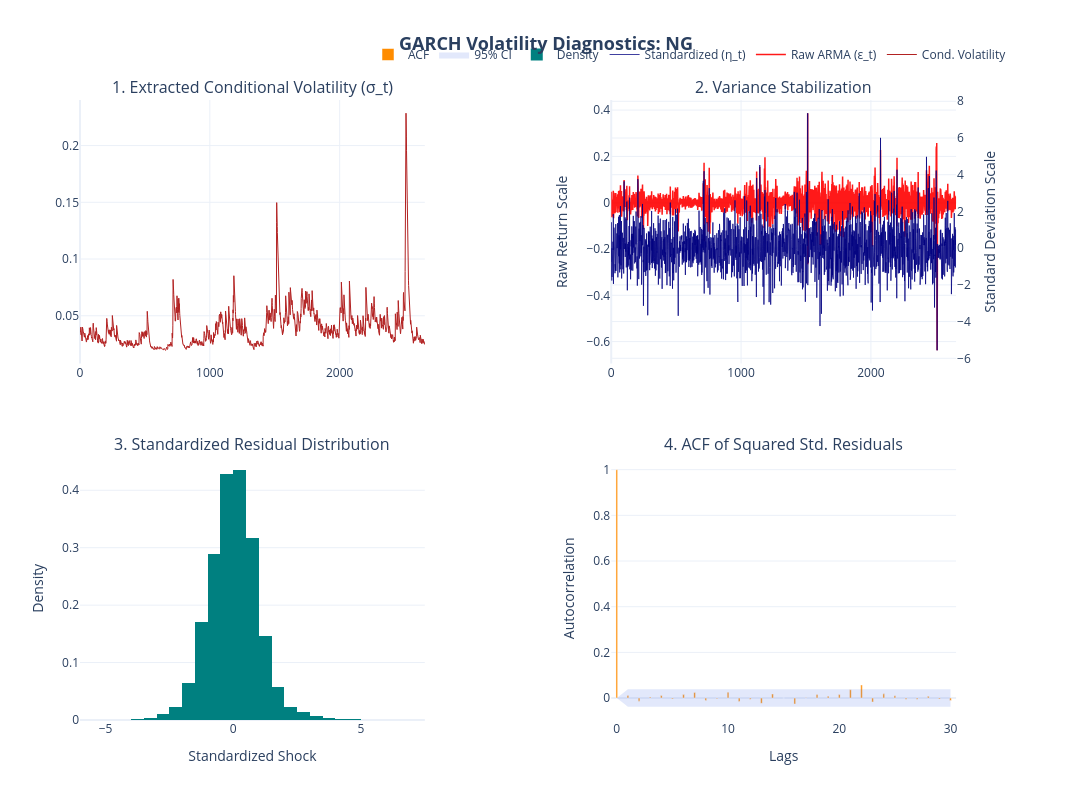
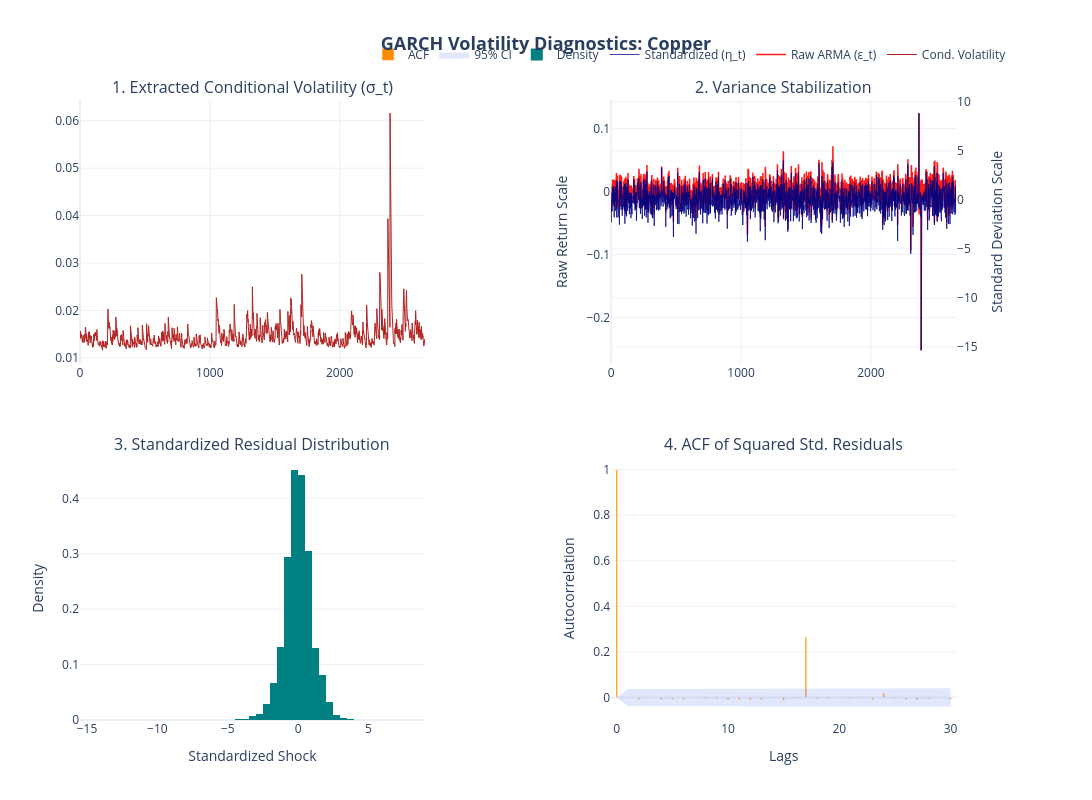
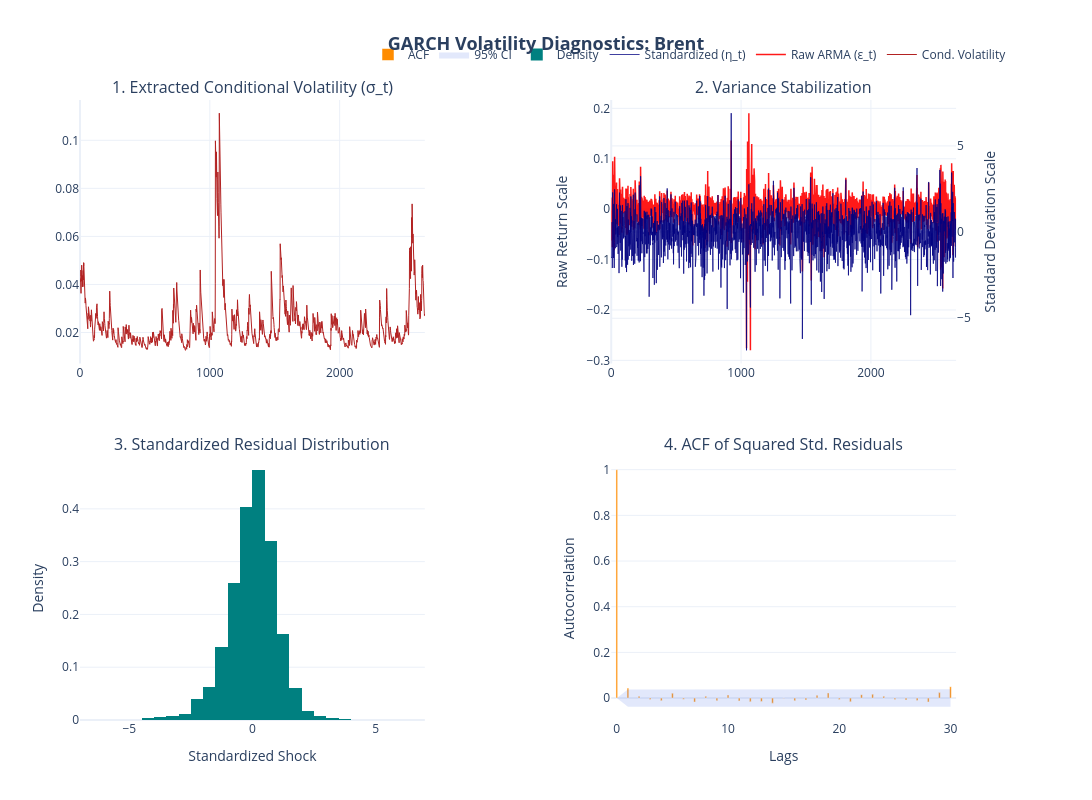
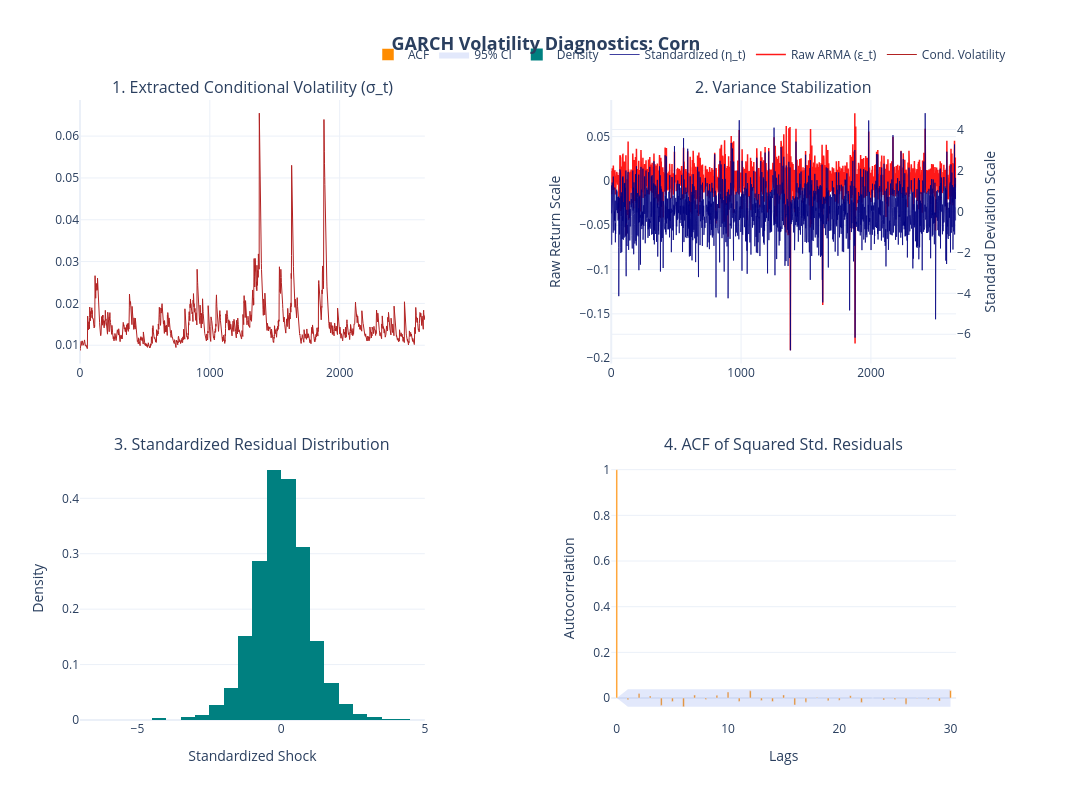

Source (notebook cell) for these figures, in order:
### Code cell
for _name in arma_dict.keys():
    visualize_garch_diagnostics_plotly(arch_dict, _name, arma_dict.get(_name)[2])

### Figure 1 — Plotly figure (JSON) as saved in the notebook; plotly's stock layout.template omitted (floating-point values rounded to 4 significant figures; data arrays with more than 128 entries replaced by an {"elided": "..."} marker saying what was removed)
{"data": [{"line": {"color": "firebrick", "width": 1}, "mode": "lines", "name": "Cond. Volatility", "type": "scatter", "xaxis": "x", "y": {"elided": "2657 float values"}, "yaxis": "y"}, {"line": {"color": "red", "width": 1.5}, "mode": "lines", "name": "Raw ARMA (ε_t)", "opacity": 0.9, "type": "scatter", "xaxis": "x2", "y": {"elided": "2657 float values"}, "yaxis": "y2"}, {"line": {"color": "navy", "width": 1}, "mode": "lines", "name": "Standardized (η_t)", "opacity": 0.75, "type": "scatter", "xaxis": "x2", "y": {"elided": "2657 float values"}, "yaxis": "y3"}, {"histnorm": "probability density", "marker": {"color": "teal"}, "name": "Density", "nbinsx": 50, "type": "histogram", "x": {"elided": "2657 float values"}, "xaxis": "x3", "yaxis": "y4"}, {"hoverinfo": "skip", "line": {"color": "rgba(0,0,0,0)"}, "mode": "lines", "showlegend": false, "type": "scatter", "x": [0, 1, 2, 3, 4, 5, 6, 7, 8, 9, 10, 11, 12, 13, 14, 15, 16, 17, 18, 19, 20, 21, 22, 23, 24, 25, 26, 27, 28, 29, 30], "xaxis": "x4", "y": [0.0, 0.03802, 0.03803, 0.03803, 0.03804, 0.03804, 0.03804, 0.03805, 0.03807, 0.03808, 0.03808, 0.0381, 0.03811, 0.03811, 0.03813, 0.03815, 0.03815, 0.03817, 0.03817, 0.03818, 0.03818, 0.03819, 0.03824, 0.03837, 0.03838, 0.03839, 0.0384, 0.0384, 0.0384, 0.0384, 0.0384], "yaxis": "y5"}, {"fill": "tonexty", "fillcolor": "rgba(65, 105, 225, 0.15)", "hoverinfo": "skip", "line": {"color": "rgba(0,0,0,0)"}, "mode": "lines", "name": "95% CI", "type": "scatter", "x": [0, 1, 2, 3, 4, 5, 6, 7, 8, 9, 10, 11, 12, 13, 14, 15, 16, 17, 18, 19, 20, 21, 22, 23, 24, 25, 26, 27, 28, 29, 30], "xaxis": "x4", "y": [-0.0, -0.03802, -0.03803, -0.03803, -0.03804, -0.03804, -0.03804, -0.03805, -0.03807, -0.03808, -0.03808, -0.0381, -0.03811, -0.03811, -0.03813, -0.03815, -0.03815, -0.03817, -0.03817, -0.03818, -0.03818, -0.03819, -0.03824, -0.03837, -0.03838, -0.03839, -0.0384, -0.0384, -0.0384, -0.0384, -0.0384], "yaxis": "y5"}, {"marker": {"color": "darkorange"}, "name": "ACF", "type": "bar", "width": 0.15, "x": [0, 1, 2, 3, 4, 5, 6, 7, 8, 9, 10, 11, 12, 13, 14, 15, 16, 17, 18, 19, 20, 21, 22, 23, 24, 25, 26, 27, 28, 29, 30], "xaxis": "x4", "y": [1.0, 0.01075, -0.01361, 0.00455, 0.01102, -0.003821, 0.01503, 0.02485, -0.01049, -0.003095, 0.02573, -0.01526, -0.005402, -0.02328, 0.01784, 0.0004393, -0.02601, 0.001276, 0.01565, 0.008346, 0.01581, 0.03645, 0.05762, -0.01721, 0.01839, 0.01028, -0.005192, -0.005378, 0.007581, -0.004635, -0.01058], "yaxis": "y5"}], "layout": {"annotations": [{"font": {"size": 16}, "showarrow": false, "text": "1. Extracted Conditional Volatility (σ_t)", "x": 0.185, "xanchor": "center", "xref": "paper", "y": 1, "yanchor": "bottom", "yref": "paper"}, {"font": {"size": 16}, "showarrow": false, "text": "2. Variance Stabilization", "x": 0.755, "xanchor": "center", "xref": "paper", "y": 1, "yanchor": "bottom", "yref": "paper"}, {"font": {"size": 16}, "showarrow": false, "text": "3. Standardized Residual Distribution", "x": 0.185, "xanchor": "center", "xref": "paper", "y": 0.425, "yanchor": "bottom", "yref": "paper"}, {"font": {"size": 16}, "showarrow": false, "text": "4. ACF of Squared Std. Residuals", "x": 0.755, "xanchor": "center", "xref": "paper", "y": 0.425, "yanchor": "bottom", "yref": "paper"}], "height": 800, "legend": {"orientation": "h", "x": 1, "xanchor": "right", "y": 1.05, "yanchor": "bottom"}, "showlegend": true, "title": {"font": {"size": 18}, "text": "<b>GARCH Volatility Diagnostics: NG</b>", "x": 0.5}, "width": 1200, "xaxis": {"anchor": "y", "domain": [0, 0.37]}, "xaxis2": {"anchor": "y2", "domain": [0.57, 0.94]}, "xaxis3": {"anchor": "y4", "domain": [0, 0.37], "title": {"text": "Standardized Shock"}}, "xaxis4": {"anchor": "y5", "domain": [0.57, 0.94], "title": {"text": "Lags"}}, "yaxis": {"anchor": "x", "domain": [0.575, 1]}, "yaxis2": {"anchor": "x2", "domain": [0.575, 1], "title": {"text": "Raw Return Scale"}}, "yaxis3": {"anchor": "x2", "overlaying": "y2", "side": "right", "title": {"text": "Standard Deviation Scale"}}, "yaxis4": {"anchor": "x3", "domain": [0, 0.425], "title": {"text": "Density"}}, "yaxis5": {"anchor": "x4", "domain": [0, 0.425], "title": {"text": "Autocorrelation"}}}}

### Figure 2 — Plotly figure (JSON) as saved in the notebook; plotly's stock layout.template omitted (floating-point values rounded to 4 significant figures; data arrays with more than 128 entries replaced by an {"elided": "..."} marker saying what was removed)
{"data": [{"line": {"color": "firebrick", "width": 1}, "mode": "lines", "name": "Cond. Volatility", "type": "scatter", "xaxis": "x", "y": {"elided": "2657 float values"}, "yaxis": "y"}, {"line": {"color": "red", "width": 1.5}, "mode": "lines", "name": "Raw ARMA (ε_t)", "opacity": 0.9, "type": "scatter", "xaxis": "x2", "y": {"elided": "2657 float values"}, "yaxis": "y2"}, {"line": {"color": "navy", "width": 1}, "mode": "lines", "name": "Standardized (η_t)", "opacity": 0.75, "type": "scatter", "xaxis": "x2", "y": {"elided": "2657 float values"}, "yaxis": "y3"}, {"histnorm": "probability density", "marker": {"color": "teal"}, "name": "Density", "nbinsx": 50, "type": "histogram", "x": {"elided": "2657 float values"}, "xaxis": "x3", "yaxis": "y4"}, {"hoverinfo": "skip", "line": {"color": "rgba(0,0,0,0)"}, "mode": "lines", "showlegend": false, "type": "scatter", "x": [0, 1, 2, 3, 4, 5, 6, 7, 8, 9, 10, 11, 12, 13, 14, 15, 16, 17, 18, 19, 20, 21, 22, 23, 24, 25, 26, 27, 28, 29, 30], "xaxis": "x4", "y": [0.0, 0.03802, 0.03802, 0.03803, 0.03803, 0.03803, 0.03803, 0.03803, 0.03803, 0.03803, 0.03804, 0.03804, 0.03804, 0.03805, 0.03805, 0.03805, 0.03805, 0.03805, 0.04065, 0.04065, 0.04066, 0.04066, 0.04066, 0.04066, 0.04066, 0.04067, 0.04067, 0.04068, 0.04068, 0.04068, 0.04068], "yaxis": "y5"}, {"fill": "tonexty", "fillcolor": "rgba(65, 105, 225, 0.15)", "hoverinfo": "skip", "line": {"color": "rgba(0,0,0,0)"}, "mode": "lines", "name": "95% CI", "type": "scatter", "x": [0, 1, 2, 3, 4, 5, 6, 7, 8, 9, 10, 11, 12, 13, 14, 15, 16, 17, 18, 19, 20, 21, 22, 23, 24, 25, 26, 27, 28, 29, 30], "xaxis": "x4", "y": [-0.0, -0.03802, -0.03802, -0.03803, -0.03803, -0.03803, -0.03803, -0.03803, -0.03803, -0.03803, -0.03804, -0.03804, -0.03804, -0.03805, -0.03805, -0.03805, -0.03805, -0.03805, -0.04065, -0.04065, -0.04066, -0.04066, -0.04066, -0.04066, -0.04066, -0.04067, -0.04067, -0.04068, -0.04068, -0.04068, -0.04068], "yaxis": "y5"}, {"marker": {"color": "darkorange"}, "name": "ACF", "type": "bar", "width": 0.15, "x": [0, 1, 2, 3, 4, 5, 6, 7, 8, 9, 10, 11, 12, 13, 14, 15, 16, 17, 18, 19, 20, 21, 22, 23, 24, 25, 26, 27, 28, 29, 30], "xaxis": "x4", "y": [1.0, 0.0003107, -0.007229, 0.0006565, -0.008335, -0.007167, -0.007886, 6.05e-05, -0.005625, -0.006659, -0.00986, -0.008436, -0.009826, -0.009556, -0.0016, -0.01164, -0.003078, 0.266, -0.004738, -0.005642, -0.0001497, -0.004853, 0.00463, -0.008711, 0.01923, -0.004176, -0.008686, -0.009669, -0.006372, -0.000173, -0.007363], "yaxis": "y5"}], "layout": {"annotations": [{"font": {"size": 16}, "showarrow": false, "text": "1. Extracted Conditional Volatility (σ_t)", "x": 0.185, "xanchor": "center", "xref": "paper", "y": 1, "yanchor": "bottom", "yref": "paper"}, {"font": {"size": 16}, "showarrow": false, "text": "2. Variance Stabilization", "x": 0.755, "xanchor": "center", "xref": "paper", "y": 1, "yanchor": "bottom", "yref": "paper"}, {"font": {"size": 16}, "showarrow": false, "text": "3. Standardized Residual Distribution", "x": 0.185, "xanchor": "center", "xref": "paper", "y": 0.425, "yanchor": "bottom", "yref": "paper"}, {"font": {"size": 16}, "showarrow": false, "text": "4. ACF of Squared Std. Residuals", "x": 0.755, "xanchor": "center", "xref": "paper", "y": 0.425, "yanchor": "bottom", "yref": "paper"}], "height": 800, "legend": {"orientation": "h", "x": 1, "xanchor": "right", "y": 1.05, "yanchor": "bottom"}, "showlegend": true, "title": {"font": {"size": 18}, "text": "<b>GARCH Volatility Diagnostics: Copper</b>", "x": 0.5}, "width": 1200, "xaxis": {"anchor": "y", "domain": [0, 0.37]}, "xaxis2": {"anchor": "y2", "domain": [0.57, 0.94]}, "xaxis3": {"anchor": "y4", "domain": [0, 0.37], "title": {"text": "Standardized Shock"}}, "xaxis4": {"anchor": "y5", "domain": [0.57, 0.94], "title": {"text": "Lags"}}, "yaxis": {"anchor": "x", "domain": [0.575, 1]}, "yaxis2": {"anchor": "x2", "domain": [0.575, 1], "title": {"text": "Raw Return Scale"}}, "yaxis3": {"anchor": "x2", "overlaying": "y2", "side": "right", "title": {"text": "Standard Deviation Scale"}}, "yaxis4": {"anchor": "x3", "domain": [0, 0.425], "title": {"text": "Density"}}, "yaxis5": {"anchor": "x4", "domain": [0, 0.425], "title": {"text": "Autocorrelation"}}}}

### Figure 3 — Plotly figure (JSON) as saved in the notebook; plotly's stock layout.template omitted (floating-point values rounded to 4 significant figures; data arrays with more than 128 entries replaced by an {"elided": "..."} marker saying what was removed)
{"data": [{"line": {"color": "firebrick", "width": 1}, "mode": "lines", "name": "Cond. Volatility", "type": "scatter", "xaxis": "x", "y": {"elided": "2657 float values"}, "yaxis": "y"}, {"line": {"color": "red", "width": 1.5}, "mode": "lines", "name": "Raw ARMA (ε_t)", "opacity": 0.9, "type": "scatter", "xaxis": "x2", "y": {"elided": "2657 float values"}, "yaxis": "y2"}, {"line": {"color": "navy", "width": 1}, "mode": "lines", "name": "Standardized (η_t)", "opacity": 0.75, "type": "scatter", "xaxis": "x2", "y": {"elided": "2657 float values"}, "yaxis": "y3"}, {"histnorm": "probability density", "marker": {"color": "teal"}, "name": "Density", "nbinsx": 50, "type": "histogram", "x": {"elided": "2657 float values"}, "xaxis": "x3", "yaxis": "y4"}, {"hoverinfo": "skip", "line": {"color": "rgba(0,0,0,0)"}, "mode": "lines", "showlegend": false, "type": "scatter", "x": [0, 1, 2, 3, 4, 5, 6, 7, 8, 9, 10, 11, 12, 13, 14, 15, 16, 17, 18, 19, 20, 21, 22, 23, 24, 25, 26, 27, 28, 29, 30], "xaxis": "x4", "y": [0.0, 0.03802, 0.0381, 0.0381, 0.0381, 0.0381, 0.03812, 0.03812, 0.03813, 0.03814, 0.03814, 0.03815, 0.03816, 0.03816, 0.03817, 0.03819, 0.03819, 0.0382, 0.0382, 0.03821, 0.03822, 0.03823, 0.03824, 0.03824, 0.03826, 0.03826, 0.03826, 0.03826, 0.03827, 0.03828, 0.0383], "yaxis": "y5"}, {"fill": "tonexty", "fillcolor": "rgba(65, 105, 225, 0.15)", "hoverinfo": "skip", "line": {"color": "rgba(0,0,0,0)"}, "mode": "lines", "name": "95% CI", "type": "scatter", "x": [0, 1, 2, 3, 4, 5, 6, 7, 8, 9, 10, 11, 12, 13, 14, 15, 16, 17, 18, 19, 20, 21, 22, 23, 24, 25, 26, 27, 28, 29, 30], "xaxis": "x4", "y": [-0.0, -0.03802, -0.0381, -0.0381, -0.0381, -0.0381, -0.03812, -0.03812, -0.03813, -0.03814, -0.03814, -0.03815, -0.03816, -0.03816, -0.03817, -0.03819, -0.03819, -0.0382, -0.0382, -0.03821, -0.03822, -0.03823, -0.03824, -0.03824, -0.03826, -0.03826, -0.03826, -0.03826, -0.03827, -0.03828, -0.0383], "yaxis": "y5"}, {"marker": {"color": "darkorange"}, "name": "ACF", "type": "bar", "width": 0.15, "x": [0, 1, 2, 3, 4, 5, 6, 7, 8, 9, 10, 11, 12, 13, 14, 15, 16, 17, 18, 19, 20, 21, 22, 23, 24, 25, 26, 27, 28, 29, 30], "xaxis": "x4", "y": [1.0, 0.04366, 0.007715, -0.006285, -0.01139, 0.02155, -0.005071, -0.01741, 0.008229, -0.01125, 0.01401, -0.01233, -0.01587, -0.01512, -0.02231, -0.000354, -0.01194, -0.007961, 0.01214, 0.02259, -0.005839, -0.01637, 0.01506, 0.01705, 0.00786, -0.005932, -0.008503, -0.01087, -0.01729, 0.02399, 0.05013], "yaxis": "y5"}], "layout": {"annotations": [{"font": {"size": 16}, "showarrow": false, "text": "1. Extracted Conditional Volatility (σ_t)", "x": 0.185, "xanchor": "center", "xref": "paper", "y": 1, "yanchor": "bottom", "yref": "paper"}, {"font": {"size": 16}, "showarrow": false, "text": "2. Variance Stabilization", "x": 0.755, "xanchor": "center", "xref": "paper", "y": 1, "yanchor": "bottom", "yref": "paper"}, {"font": {"size": 16}, "showarrow": false, "text": "3. Standardized Residual Distribution", "x": 0.185, "xanchor": "center", "xref": "paper", "y": 0.425, "yanchor": "bottom", "yref": "paper"}, {"font": {"size": 16}, "showarrow": false, "text": "4. ACF of Squared Std. Residuals", "x": 0.755, "xanchor": "center", "xref": "paper", "y": 0.425, "yanchor": "bottom", "yref": "paper"}], "height": 800, "legend": {"orientation": "h", "x": 1, "xanchor": "right", "y": 1.05, "yanchor": "bottom"}, "showlegend": true, "title": {"font": {"size": 18}, "text": "<b>GARCH Volatility Diagnostics: Brent</b>", "x": 0.5}, "width": 1200, "xaxis": {"anchor": "y", "domain": [0, 0.37]}, "xaxis2": {"anchor": "y2", "domain": [0.57, 0.94]}, "xaxis3": {"anchor": "y4", "domain": [0, 0.37], "title": {"text": "Standardized Shock"}}, "xaxis4": {"anchor": "y5", "domain": [0.57, 0.94], "title": {"text": "Lags"}}, "yaxis": {"anchor": "x", "domain": [0.575, 1]}, "yaxis2": {"anchor": "x2", "domain": [0.575, 1], "title": {"text": "Raw Return Scale"}}, "yaxis3": {"anchor": "x2", "overlaying": "y2", "side": "right", "title": {"text": "Standard Deviation Scale"}}, "yaxis4": {"anchor": "x3", "domain": [0, 0.425], "title": {"text": "Density"}}, "yaxis5": {"anchor": "x4", "domain": [0, 0.425], "title": {"text": "Autocorrelation"}}}}

### Figure 4 — Plotly figure (JSON) as saved in the notebook; plotly's stock layout.template omitted (floating-point values rounded to 4 significant figures; data arrays with more than 128 entries replaced by an {"elided": "..."} marker saying what was removed)
{"data": [{"line": {"color": "firebrick", "width": 1}, "mode": "lines", "name": "Cond. Volatility", "type": "scatter", "xaxis": "x", "y": {"elided": "2657 float values"}, "yaxis": "y"}, {"line": {"color": "red", "width": 1.5}, "mode": "lines", "name": "Raw ARMA (ε_t)", "opacity": 0.9, "type": "scatter", "xaxis": "x2", "y": {"elided": "2657 float values"}, "yaxis": "y2"}, {"line": {"color": "navy", "width": 1}, "mode": "lines", "name": "Standardized (η_t)", "opacity": 0.75, "type": "scatter", "xaxis": "x2", "y": {"elided": "2657 float values"}, "yaxis": "y3"}, {"histnorm": "probability density", "marker": {"color": "teal"}, "name": "Density", "nbinsx": 50, "type": "histogram", "x": {"elided": "2657 float values"}, "xaxis": "x3", "yaxis": "y4"}, {"hoverinfo": "skip", "line": {"color": "rgba(0,0,0,0)"}, "mode": "lines", "showlegend": false, "type": "scatter", "x": [0, 1, 2, 3, 4, 5, 6, 7, 8, 9, 10, 11, 12, 13, 14, 15, 16, 17, 18, 19, 20, 21, 22, 23, 24, 25, 26, 27, 28, 29, 30], "xaxis": "x4", "y": [0.0, 0.03802, 0.03803, 0.03804, 0.03804, 0.03808, 0.03809, 0.03815, 0.03815, 0.03816, 0.03816, 0.03819, 0.0382, 0.03823, 0.03824, 0.03825, 0.03825, 0.03829, 0.0383, 0.0383, 0.03831, 0.03831, 0.03831, 0.03833, 0.03833, 0.03833, 0.03833, 0.03836, 0.03836, 0.03836, 0.03837], "yaxis": "y5"}, {"fill": "tonexty", "fillcolor": "rgba(65, 105, 225, 0.15)", "hoverinfo": "skip", "line": {"color": "rgba(0,0,0,0)"}, "mode": "lines", "name": "95% CI", "type": "scatter", "x": [0, 1, 2, 3, 4, 5, 6, 7, 8, 9, 10, 11, 12, 13, 14, 15, 16, 17, 18, 19, 20, 21, 22, 23, 24, 25, 26, 27, 28, 29, 30], "xaxis": "x4", "y": [-0.0, -0.03802, -0.03803, -0.03804, -0.03804, -0.03808, -0.03809, -0.03815, -0.03815, -0.03816, -0.03816, -0.03819, -0.0382, -0.03823, -0.03824, -0.03825, -0.03825, -0.03829, -0.0383, -0.0383, -0.03831, -0.03831, -0.03831, -0.03833, -0.03833, -0.03833, -0.03833, -0.03836, -0.03836, -0.03836, -0.03837], "yaxis": "y5"}, {"marker": {"color": "darkorange"}, "name": "ACF", "type": "bar", "width": 0.15, "x": [0, 1, 2, 3, 4, 5, 6, 7, 8, 9, 10, 11, 12, 13, 14, 15, 16, 17, 18, 19, 20, 21, 22, 23, 24, 25, 26, 27, 28, 29, 30], "xaxis": "x4", "y": [1.0, -0.007955, 0.02007, 0.009168, -0.03234, -0.01479, -0.03849, 0.0129, -0.006364, 0.0119, 0.02618, -0.01522, 0.03149, -0.0103, -0.01525, 0.01383, -0.03024, -0.01793, 0.001949, -0.0122, -0.009734, 0.01038, -0.0192, 0.0006595, -0.008876, -0.006349, -0.02684, -0.000624, -0.006843, -0.01317, 0.03275], "yaxis": "y5"}], "layout": {"annotations": [{"font": {"size": 16}, "showarrow": false, "text": "1. Extracted Conditional Volatility (σ_t)", "x": 0.185, "xanchor": "center", "xref": "paper", "y": 1, "yanchor": "bottom", "yref": "paper"}, {"font": {"size": 16}, "showarrow": false, "text": "2. Variance Stabilization", "x": 0.755, "xanchor": "center", "xref": "paper", "y": 1, "yanchor": "bottom", "yref": "paper"}, {"font": {"size": 16}, "showarrow": false, "text": "3. Standardized Residual Distribution", "x": 0.185, "xanchor": "center", "xref": "paper", "y": 0.425, "yanchor": "bottom", "yref": "paper"}, {"font": {"size": 16}, "showarrow": false, "text": "4. ACF of Squared Std. Residuals", "x": 0.755, "xanchor": "center", "xref": "paper", "y": 0.425, "yanchor": "bottom", "yref": "paper"}], "height": 800, "legend": {"orientation": "h", "x": 1, "xanchor": "right", "y": 1.05, "yanchor": "bottom"}, "showlegend": true, "title": {"font": {"size": 18}, "text": "<b>GARCH Volatility Diagnostics: Corn</b>", "x": 0.5}, "width": 1200, "xaxis": {"anchor": "y", "domain": [0, 0.37]}, "xaxis2": {"anchor": "y2", "domain": [0.57, 0.94]}, "xaxis3": {"anchor": "y4", "domain": [0, 0.37], "title": {"text": "Standardized Shock"}}, "xaxis4": {"anchor": "y5", "domain": [0.57, 0.94], "title": {"text": "Lags"}}, "yaxis": {"anchor": "x", "domain": [0.575, 1]}, "yaxis2": {"anchor": "x2", "domain": [0.575, 1], "title": {"text": "Raw Return Scale"}}, "yaxis3": {"anchor": "x2", "overlaying": "y2", "side": "right", "title": {"text": "Standard Deviation Scale"}}, "yaxis4": {"anchor": "x3", "domain": [0, 0.425], "title": {"text": "Density"}}, "yaxis5": {"anchor": "x4", "domain": [0, 0.425], "title": {"text": "Autocorrelation"}}}}
